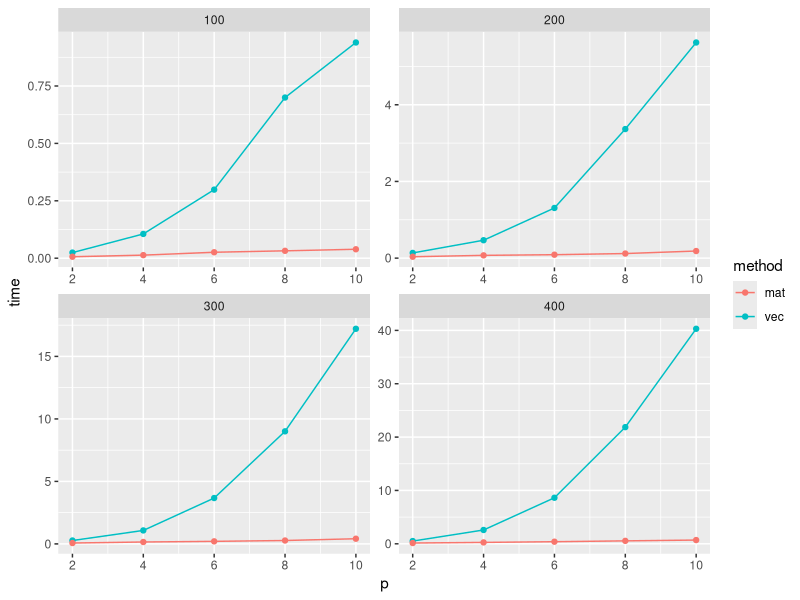

This figure's R source:

require(tidyverse)

res_vec = read.csv("res_vec.csv", header = F)
res_mat = read.csv("res_mat.csv", header = F)

colnames(res_vec) = c("2","4","6","8","10")
colnames(res_mat) = c("2","4","6","8","10")

res_vec = cbind(res_vec,n = c("100","200","300","400"))
res_mat = cbind(res_mat,n = c("100","200","300","400"))


res_vec = res_vec %>% pivot_longer(cols = c("2","4","6","8","10"),names_to = "p", values_to = "time") %>%
                      mutate(method="vec")
res_mat = res_mat %>% pivot_longer(cols = c("2","4","6","8","10"),names_to = "p", values_to = "time") %>%
                      mutate(method = "mat")


res_glob = rbind(res_vec,res_mat)

res_glob = res_glob %>% mutate(p = as.numeric(p))

ggplot(data=res_glob, aes(x=p, y=time, col=method)) + facet_wrap( ~ n, nrow = 2, scales = "free")+
  geom_line()+
  geom_point()